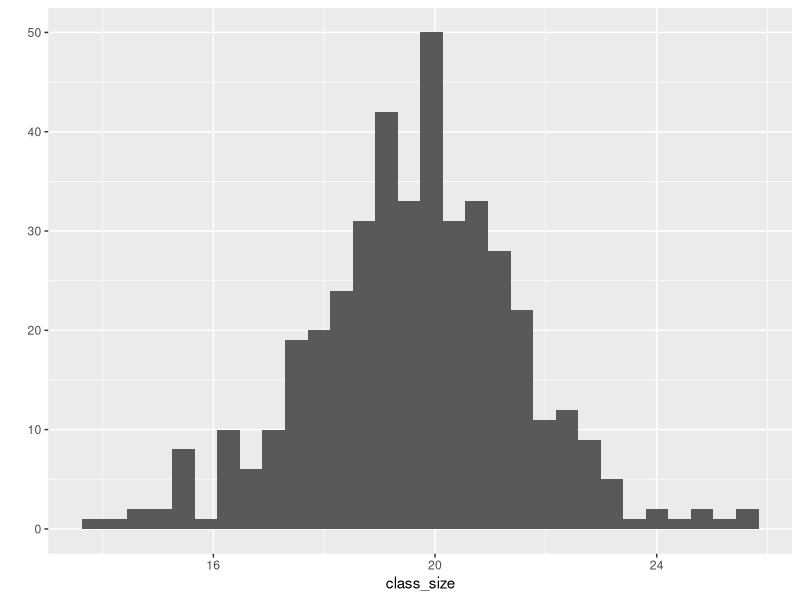

This chart was generated by the following R code:
######################
#
# We will use data on primary schools
#   in California to study the difference
#   in student performance in small
#   versus large class rooms.
#
######################

# A "small classroom" is defined as
#   the number of students per teacher
#   lower than "cutoff".
cutoff <- 20

# Load the project STAR data
require(readr)
school_df <- read_csv("testscores_california_1999.csv")

# What does the data look like?
summary(school_df)

# The number of students per teacher
#   is the class size
require(dplyr)
school_df <- mutate(school_df, class_size = enrl_tot / teachers)

# Look at the distribution of class size
require(ggplot2)
qplot(data=school_df,class_size)

# Manipulate
small_df <- filter(school_df,class_size<cutoff)
large_df <- filter(school_df,class_size>=cutoff)

# Sample mean, variance
#    for the schools with small classes
X_bar_small <- mean(small_df$testscr)
s2_small <- var(small_df$testscr)
n_small <- nrow(small_df)

# A 95% confidence interval for mu
X_bar_small + sqrt(s2_small/n_small)*c(-1.96,1.96)

# For the large classes
X_bar_large <- mean(large_df$testscr)
s2_large <- var(large_df$testscr)
n_large <- nrow(large_df)
X_bar_large + sqrt(s2_large/n_large)*c(-1.96,1.96)

## Q: Conclusion?

# Now, we can construct the confidence interval
#   for the difference.
DX_bar <- X_bar_small - X_bar_large
DX_bar
Ds2 <- s2_small / n_small + s2_large / n_large
Ds2
# Use (3.19)
DX_bar + sqrt(Ds2) * c(-1.96,1.96)
DX_bar + sqrt(Ds2) * 1.96


# p-value for H0: mu-small - mu-large = 0
tact <- DX_bar / sqrt(Ds2) # t-value
2*pnorm(-abs(tact)) #pnorm ~ Table 1 on page 757.

# However, consider

vars <- c("comp_stu", "expn_stu", "avginc", "el_pct")
cbind(colMeans(small_df[,vars]),
      colMeans(large_df[,vars]))


######################################
# Now, repeat for "cutoff <- 16".
# What changes?
######################################